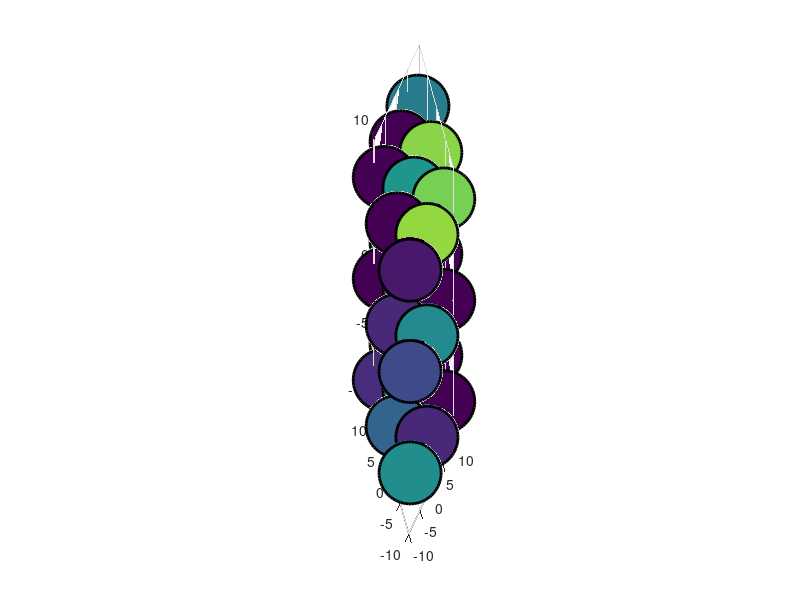

Recreate this plot in MATLAB. (Note: this script raises an error after producing the figure.)
clear
close all;
cla

% load('data/branched_bundled_heatmap_vals.mat')
% load('data/signal_branched_bundled_heatmap_vals.mat')
load('data/independentbranchedbundled.mat')


lf_or_yes=yes;
labels_on=0;
title_on=1;

dot_size=2000;
line_width=2;

green=[0,1,0.5];
grey=[0.4,0.6,0.7];
blue=[0.2,0.2,0.9];
gg=[linspace(green(1),grey(1),20);linspace(green(2),grey(2),20);linspace(green(3),grey(3),20)];
gb=[linspace(grey(1),blue(1),20);linspace(grey(2),blue(2),20);linspace(grey(3),blue(3),20)];
ggb=flip([gg gb]');

f=figure(1);
subplot(1,5,3)
% scatter3(ka(kc==-0.9),kb(kc==-0.9),kd(kc==-0.9),1000,lf(kc==-0.9),'filled')
% scatter3(ka(kc==-kb),kb(kc==-kb),kd(kc==-kb),dot_size,lf_or_yes(kc==-kb),...
%     'filled','LineWidth',line_width, 'MarkerEdgeColor',[0 0 0])
scatter3(kaa(kaa==kcc),kbb(kaa==kcc),kdd(kaa==kcc),dot_size,lf_or_yes(kaa==kcc),...
    'filled','LineWidth',line_width, 'MarkerEdgeColor',[0 0 0])
clim([0,0.75])
if labels_on==1
% xlabel('ka')
% ylabel('kb');
% zl=zlabel('kd');
xlabel('kaa')
ylabel('kbb');
zl=zlabel('kdd');
% zl.Position(2) = zl.Position(2)-1;
% title('kc=-0.9','Position',[0,0,2])
% title('kb=-kc','Position',[0,0,2])
end
if title_on==1
    title('kaa=kcc','Position',[0,0,20])
end
colormap(ggb)
alpha 1
view(-52.8368,30.7651)
axis equal
set(gca,'XTick',[],'YTick',[],'ZTick',[])
grid on
box on
set(gca,'BoxStyle','full','LineWidth',line_width)
set(gca,'Ydir','reverse')

subplot(1,5,4)
% scatter3(ka(kc==0),kb(kc==0),kd(kc==0),dot_size,lf_or_yes(kc==0),...
%     'filled','LineWidth',line_width, 'MarkerEdgeColor',[0 0 0])
scatter3(kaa(kaa==-kcc),kbb(kaa==-kcc),kdd(kaa==-kcc),dot_size,lf_or_yes(kaa==-kcc),...
    'filled','LineWidth',line_width, 'MarkerEdgeColor',[0 0 0])
clim([0,0.75])
if labels_on==1
% xlabel('ka')
% ylabel('kb')
% zl=zlabel('kd');
xlabel('kaa')
ylabel('kbb');
zl=zlabel('kdd');
% zl.Position(2) = zl.Position(2)-1;
% title('kc=0','Position',[0,0,2])
end
if title_on==1
    title('kaa=-kcc','Position',[0,0,20])
end
colormap(ggb)
alpha 1
view(-52.8368,30.7651)
axis equal
set(gca,'XTick',[],'YTick',[],'ZTick',[])
grid on
box on
set(gca,'BoxStyle','full','LineWidth',line_width)
set(gca,'Ydir','reverse')

subplot(1,5,1)
% scatter3(ka(kc==0.9),kb(kc==0.9),kd(kc==0.9),1000,lf(kc==0.9),'filled')
% scatter3(ka(kc==kb),kb(kc==kb),kd(kc==kb),dot_size,lf_or_yes(kc==kb),...
%     'filled','LineWidth',line_width, 'MarkerEdgeColor',[0 0 0])
scatter3(kcc(kaa==0),kbb(kaa==0),kdd(kaa==0),dot_size,lf_or_yes(kaa==0),...
    'filled','LineWidth',line_width, 'MarkerEdgeColor',[0 0 0])
clim([0,0.75])
if labels_on==1
% xlabel('ka')
% ylabel('kb')
% zl=zlabel('kd');
xlabel('kcc')
ylabel('kbb');
zl=zlabel('kdd');
% zl.Position(2) = zl.Position(2)-1;
% title('kc=0.9','Position',[0,0,2])
% title('kb=kc','Position',[0,0,2])
end
if title_on==1
    title('kaa=0','Position',[0,0,20])
end
colormap(ggb)
alpha 1
view(-52.8368,30.7651)
axis equal
set(gca,'XTick',[],'YTick',[],'ZTick',[])
grid on
box on
set(gca,'BoxStyle','full','LineWidth',line_width)
set(gca,'Ydir','reverse')

subplot(1,5,2)
% scatter3(ka(kb==0),kc(kb==0),kd(kb==0),dot_size,lf_or_yes(kb==0),...
%     'filled','LineWidth',line_width, 'MarkerEdgeColor',[0 0 0])
scatter3(kaa(kcc==0),kbb(kcc==0),kdd(kcc==0),dot_size,lf_or_yes(kcc==0),...
    'filled','LineWidth',line_width, 'MarkerEdgeColor',[0 0 0])
clim([0,0.75])
if labels_on==1
% xlabel('ka')
% ylabel('kc')
% zl=zlabel('kd');
xlabel('kaa')
ylabel('kbb');
zl=zlabel('kdd');
% zl.Position(2) = zl.Position(2)-1;
end
if title_on==1
    title('kcc=0','Position',[0,0,20])
end
colormap(ggb)
alpha 1
view(-52.8368,30.7651)
axis equal
set(gca,'XTick',[],'YTick',[],'ZTick',[])
grid on
box on
set(gca,'BoxStyle','full','LineWidth',line_width)
set(gca,'Ydir','reverse')

subplot(1,5,5)
cb=colorbar;
clim([0,0.75])
pos=get(cb,'position');
% set(cb,'position',[pos(1)-0.1 pos(2)+0.2 pos(3)*2 pos(4)/2])
set(cb,'position',[pos(1)-0.05 pos(2)+0.2 pos(3)*2 pos(4)/2])
set(gca,'visible','off')
set(gcf,'color','w');

f.Position = [584,599,1247,559];
